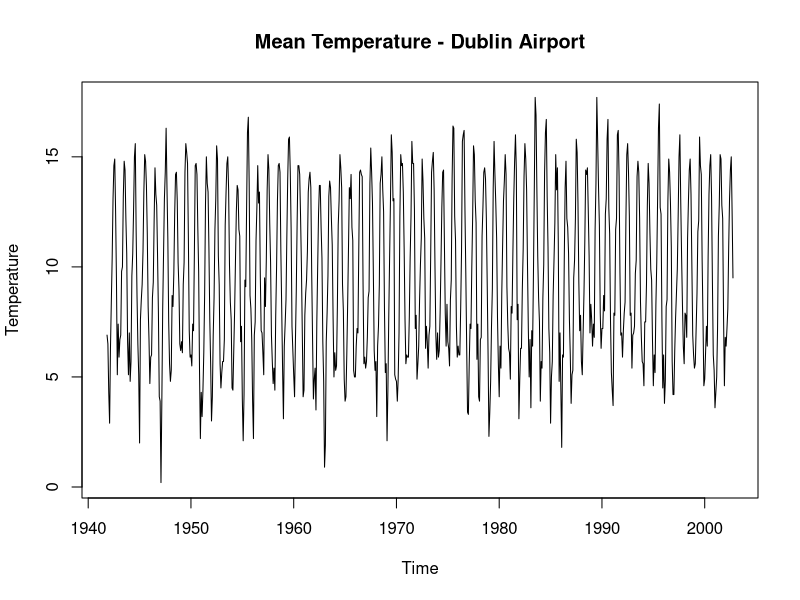
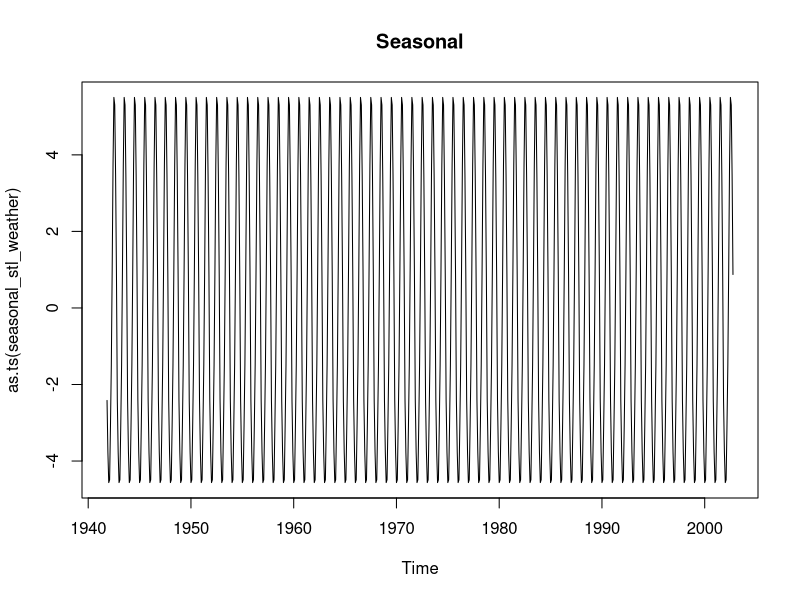
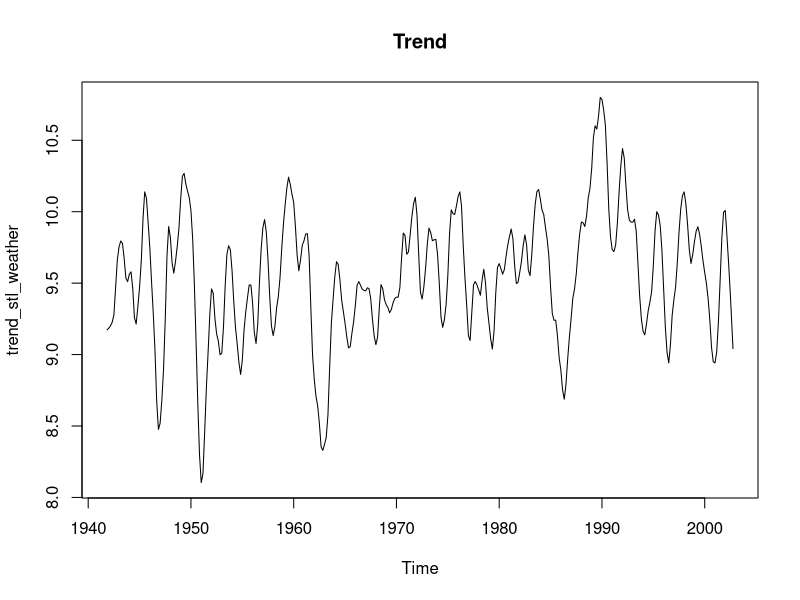
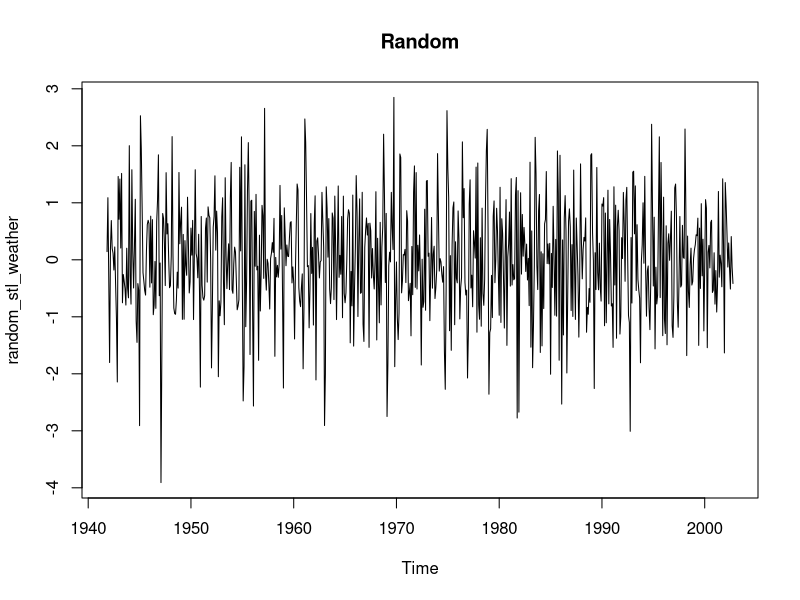
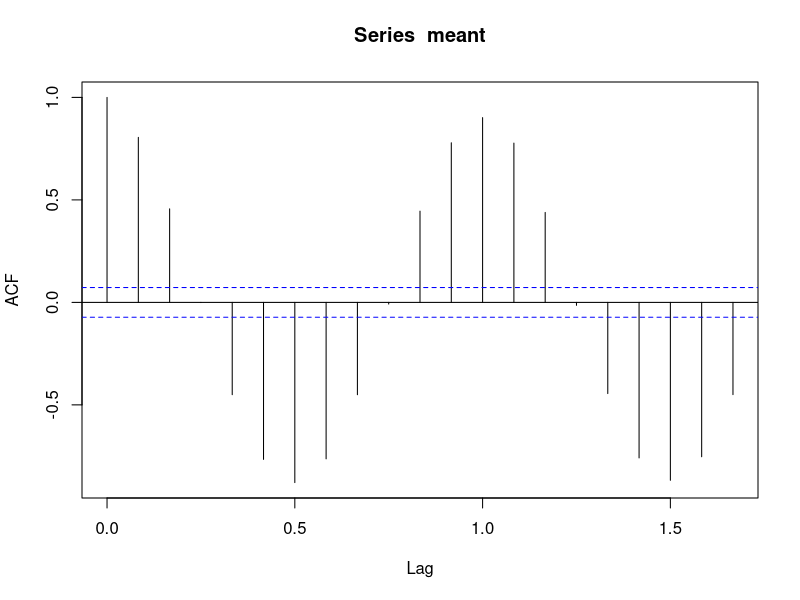
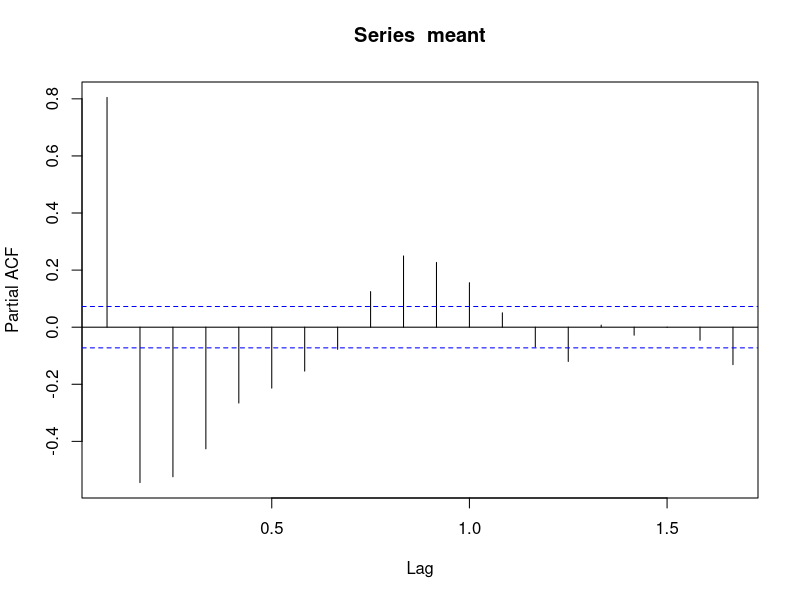
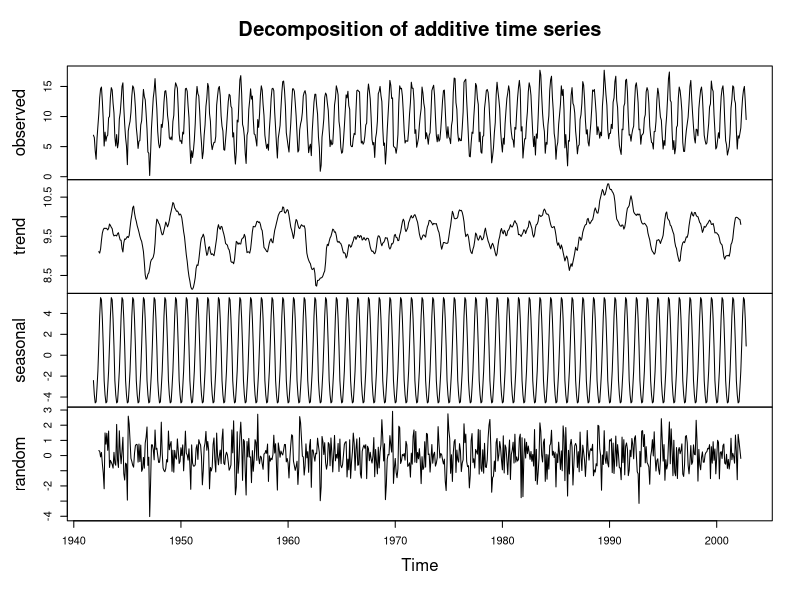
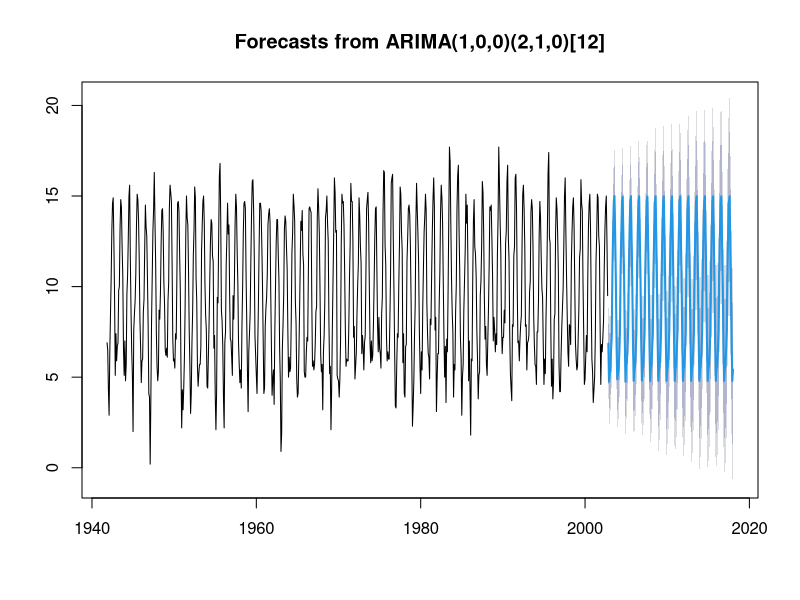

The R script that drew these images, in order:
# Directories 
mydata<- read.csv("mly532.csv")
attach(mydata)
summary(mydata)

meant <- ts(mydata$meant[1:732], start = c(1941,11), frequency = 12)
plot(meant,type="l",ylab="Temperature")
title("Mean Temperature - Dublin Airport")

stl_weather = stl(meant, "periodic")
seasonal_stl_weather   <- stl_weather$time.series[,1]
trend_stl_weather     <- stl_weather$time.series[,2]
random_stl_weather  <- stl_weather$time.series[,3]

plot(as.ts(seasonal_stl_weather))
title("Seasonal")
plot(trend_stl_weather)
title("Trend")
plot(random_stl_weather)
title("Random")

# Load libraries
library(MASS)
library(tseries)
library(forecast)

# ACF, PACF and Dickey-Fuller Test
acf(meant, lag.max=20)
pacf(meant, lag.max=20)
adf.test(meant)

components <- decompose(meant)
components
plot(components)

# ARIMA
fitweatherarima<-auto.arima(meant, trace=TRUE, test="kpss", ic="bic")
fitweatherarima
confint(fitweatherarima)

# Forecasted Values From ARIMA
forecastedvalues=forecast(fitweatherarima,h=183)
forecastedvalues
plot(forecastedvalues)

# Test Values
test=mydata$meant[733:915]
test

# Ljung-Box
Box.test(fitweatherarima$resid, lag=4, type="Ljung-Box")
Box.test(fitweatherarima$resid, lag=8, type="Ljung-Box")
Box.test(fitweatherarima$resid, lag=12, type="Ljung-Box")

library(Metrics)
rmse(forecastedvalues$mean, test)
mean(test)
